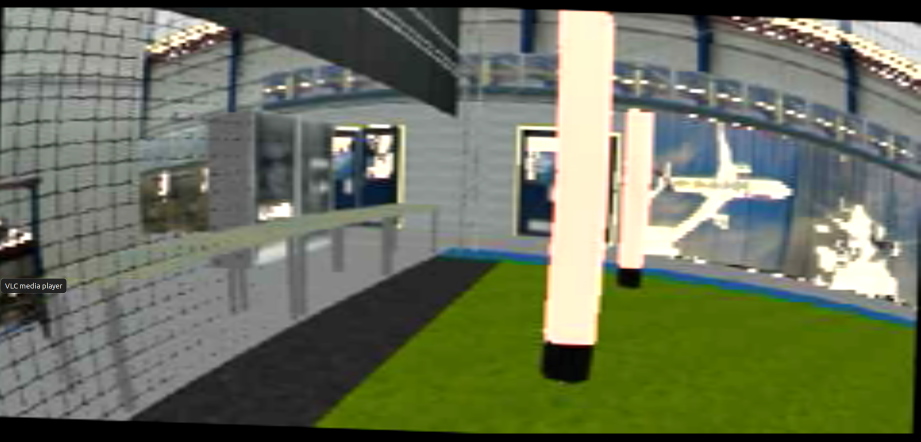
#> input picture prototypes/color_detection/sample_image.png, 1842 x 883 px (shown at 1/2 size)
$ python color_detect.py
#> lines starting #> are read from the running program, lines starting #| are printed output that depends on the picture; after the words box and inside, x2 and y2 are one past the last pixel; in counts of white or black regions, pixels touching at a corner belong together
import cv2
from sklearn.cluster import KMeans,DBSCAN
import numpy as np
import matplotlib.pyplot as plt
np.set_printoptions(threshold=np.inf)
filename = "sample_image.png"

def RGB_2_YUV(R,G,B):
    Y = (12062107 *B + 886* (70100* G + 35707 *R))/105807109
    U = (4 * (3385827488 + 13225875 * B - 8762500 * G - 4463375 * R))/105807109
    V = -(4 *(-3385827488 + 2150875 *B + 11075000* G - 13225875* R))/105807109
    return Y,U,V
def YUV_2_RGB(coord):
    Y = coord[0]
    U = coord[1]
    V = coord[2]
    R = Y + 1.402 * (V - 128)
    G = Y - 0.34414 * (U - 128) - 0.71414 * (V - 128)
    B = Y + 1.772 * (U - 128)
    out = [int(R),int(G),int(B)]
    return out

#for green we need very low U and V
y_range=[50,200]
u_range =[0,120]
v_range=[0,120]
image = cv2.imread(filename)
#> image is the input picture: shape (883, 1842, 3); mean B, G, R 92.3, 114.6, 107.4
# print(image.shape) #[width, height]
image = cv2.resize(image, (int(image.shape[1]/ 4), int(image.shape[0]/4)))
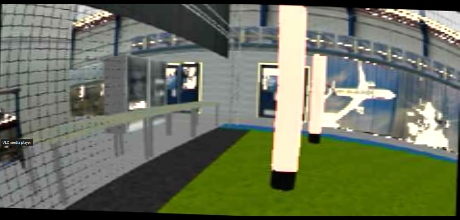
#> image: shape (220, 460, 3); mean B, G, R 92.2, 114.5, 107.3
# print(image.shape)

YUV = cv2.cvtColor(image, cv2.COLOR_BGR2YUV)
#> YUV: shape (220, 460, 3); mean of channels 0, 1, 2 109.8, 119.4, 125.8
Filtered = np.zeros([YUV.shape[0], YUV.shape[1]])
for y in range(YUV.shape[0]):
    for x in range(YUV.shape[1]):
        if YUV[y,x,0] >= y_range[0] and YUV[y,x,0] <= y_range[1] and YUV[y,x,1]>=u_range[0] and YUV[y,x,1]<=u_range[1] and YUV[y,x,2]>=v_range[0] and YUV[y,x,2]>=v_range[1]:
            Filtered[y,x] = 1
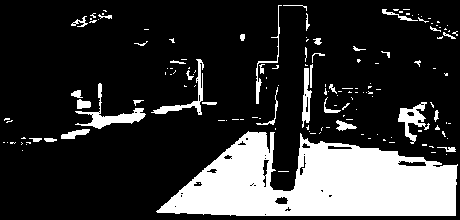
#> Filtered: shape (220, 460) float64; values 0 (black) and 1 (white), 20.6% white; 150 white regions (112 under 20 px), largest, box (x1, y1, x2, y2) and area: (156, 131, 458, 216) 16510, (75, 83, 146, 129) 699, (398, 102, 430, 144) 504


Movement =np.zeros([YUV.shape[0], YUV.shape[1]])
Max = 0.25
# Filtered=Filtered.transpose()

for i in range(0,len(Filtered)):
    percent = sum(Filtered[i])/len(Filtered[i])
    if percent<Max:
        Movement[i] = np.zeros(YUV.shape[1])
    else:
        Movement[i] = Filtered[i]
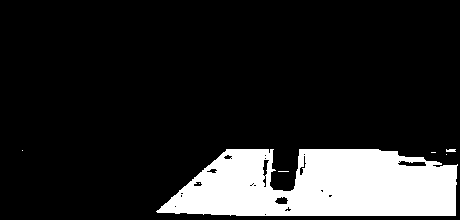
#> Movement: shape (220, 460) float64; values 0 (black) and 1 (white), 15.5% white; 7 white regions (5 under 20 px), largest, box (x1, y1, x2, y2) and area: (156, 149, 458, 216) 15638, (446, 149, 456, 152) 27

# Filtered = Filtered.transpose()
plt.figure()
RGB = cv2.cvtColor(image, cv2.COLOR_BGR2RGB)
plt.imshow(RGB)
plt.title('Original image')

plt.figure()
plt.imshow(Filtered)
plt.title('Filtered image')


## Clustering
cluster = KMeans(n_clusters=6)
# cluster_db_scan = DBSCAN(eps=10,min_samples=100)
X=[]

for x in YUV:
    for y in x:
        X.append(y)
#> after the loop, X = 101200 items
X = np.array(X)

kmeans = cluster.fit(X)
img_clusters = kmeans.labels_
centers = cluster.cluster_centers_
# [5 lines of commented-out code are left out]
for i in range(0,len(img_clusters)):
    X[i] = centers[img_clusters[i]]
X = X.reshape(YUV.shape)
#> X: shape (220, 460, 3); mean of channels 0, 1, 2 109.3, 118.8, 125.1


## Colour change (not needed on drone)
X_colour = []

for x in X:
    for y in x:
        X_colour.append(YUV_2_RGB(y))
#> this loop made 220 passes
X_colour=np.array(X_colour)
X_colour = X_colour.reshape(X.shape)
#> X_colour: shape (220, 460, 3) int64; mean of channels 0, 1, 2 104.8, 114.1, 92.4

for i in centers:
    print("cluster ", i, "RGB: ", YUV_2_RGB(i))

plt.figure()
plt.imshow(X_colour)
plt.title('K_Means cluster image')


plt.show()
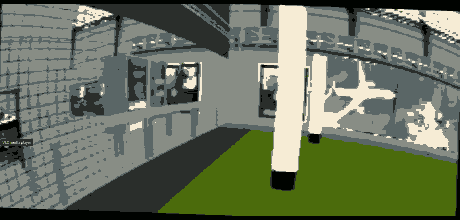
#> shown: shape (220, 460, 3); mean R, G, B 104.8, 114.1, 92.4
